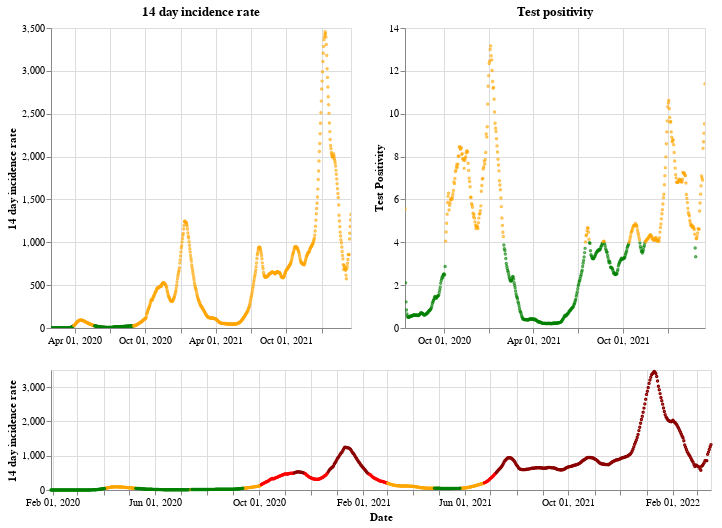

Write notebook code for a chart like this one.
### Markdown cell above
## England

### Code cell
plot_traffic_light('England')

### Figure 1 — Vega-Lite specification as saved in the notebook (floating-point values rounded to 4 significant figures; data arrays with more than 128 entries replaced by an {"elided": "..."} marker saying what was removed)
{"config": {"view": {"continuousWidth": 400, "continuousHeight": 300}}, "vconcat": [{"hconcat": [{"mark": {"type": "point", "size": 2}, "encoding": {"color": {"condition": {"value": "green", "test": "(datum.twoWeeklyCasesRate <= 25)"}, "value": "orange"}, "tooltip": [{"type": "nominal", "field": "areaName"}, {"type": "temporal", "field": "date"}, {"type": "quantitative", "field": "twoWeeklyCasesRate"}, {"type": "quantitative", "field": "testPositivity"}], "x": {"type": "temporal", "axis": {"title": ""}, "field": "date", "scale": {"domain": {"selection": "DateBrush"}}, "timeUnit": "yearmonthdate"}, "y": {"type": "quantitative", "axis": {"title": "14 day incidence rate"}, "field": "twoWeeklyCasesRate"}}, "title": "14 day incidence rate", "width": 300}, {"mark": {"type": "point", "size": 2}, "encoding": {"color": {"condition": {"value": "green", "test": "(datum.testPositivity <= 4)"}, "value": "orange"}, "tooltip": [{"type": "nominal", "field": "areaName"}, {"type": "temporal", "field": "date"}, {"type": "quantitative", "field": "twoWeeklyCasesRate"}, {"type": "quantitative", "field": "testPositivity"}], "x": {"type": "temporal", "axis": {"title": ""}, "field": "date", "scale": {"domain": {"selection": "DateBrush"}}, "timeUnit": "yearmonthdate"}, "y": {"type": "quantitative", "axis": {"title": "Test Positivity"}, "field": "testPositivity"}}, "title": "Test positivity", "width": 300}]}, {"layer": [{"mark": {"type": "point", "size": 2}, "encoding": {"color": {"condition": {"value": "orange", "test": "(((datum.testPositivity < 4) && (datum.twoWeeklyCasesRate >= 50)) && (datum.twoWeeklyCasesRate < 200))"}, "value": "red"}, "opacity": {"condition": {"value": 1, "test": "((datum.twoWeeklyCasesRate >= 50) && (datum.twoWeeklyCasesRate < 500))"}, "value": 0}, "tooltip": [{"type": "nominal", "field": "areaName"}, {"type": "temporal", "field": "date"}, {"type": "quantitative", "field": "twoWeeklyCasesRate"}, {"type": "quantitative", "field": "testPositivity"}], "x": {"type": "temporal", "axis": {"title": "Date"}, "field": "date", "timeUnit": "yearmonthdate"}, "y": {"type": "quantitative", "axis": {"title": "14 day incidence rate"}, "field": "twoWeeklyCasesRate"}}, "selection": {"DateBrush": {"type": "interval", "encodings": ["x"], "fields": ["Time"]}}}, {"mark": {"type": "point", "size": 2}, "encoding": {"color": {"value": "darkred"}, "opacity": {"condition": {"value": 1, "test": "(datum.twoWeeklyCasesRate >= 500)"}, "value": 0}, "tooltip": [{"type": "nominal", "field": "areaName"}, {"type": "temporal", "field": "date"}, {"type": "quantitative", "field": "twoWeeklyCasesRate"}, {"type": "quantitative", "field": "testPositivity"}], "x": {"type": "temporal", "axis": {"title": "Date"}, "field": "date", "timeUnit": "yearmonthdate"}, "y": {"type": "quantitative", "axis": {"title": "14 day incidence rate"}, "field": "twoWeeklyCasesRate"}}}, {"mark": {"type": "point", "size": 2}, "encoding": {"color": {"condition": {"value": "green", "test": "((datum.testPositivity < 4) && (datum.twoWeeklyCasesRate < 50))"}, "value": "orange"}, "opacity": {"condition": {"value": 1, "test": "(datum.twoWeeklyCasesRate < 50)"}, "value": 0}, "tooltip": [{"type": "nominal", "field": "areaName"}, {"type": "temporal", "field": "date"}, {"type": "quantitative", "field": "twoWeeklyCasesRate"}, {"type": "quantitative", "field": "testPositivity"}], "x": {"type": "temporal", "axis": {"title": "Date"}, "field": "date", "timeUnit": "yearmonthdate"}, "y": {"type": "quantitative", "axis": {"title": "14 day incidence rate"}, "field": "twoWeeklyCasesRate"}}}], "height": 120, "width": 660}], "data": {"name": "data-6991e5d3c5c137ab7e9c906d0491d44b"}, "$schema": "https://vega.github.io/schema/vega-lite/v4.8.1.json", "datasets": {"data-6991e5d3c5c137ab7e9c906d0491d44b": {"elided": "779 records"}}}
